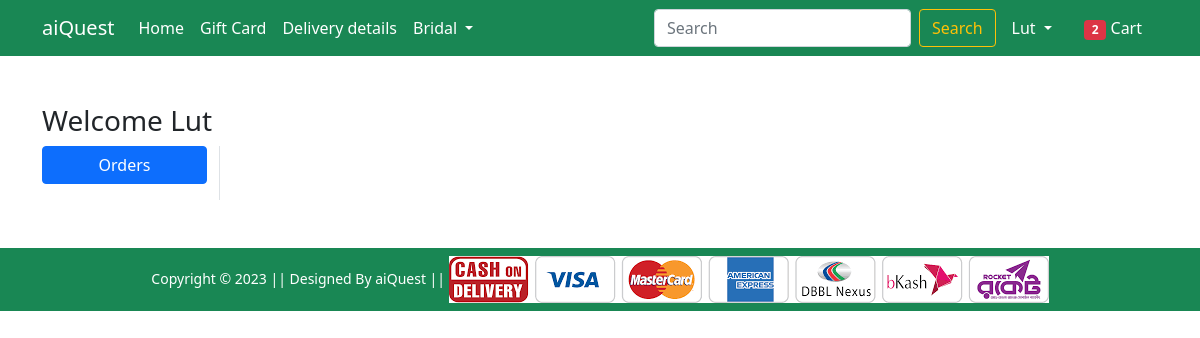
/orders/ (signed in), run on an earlier commit of the app's database.
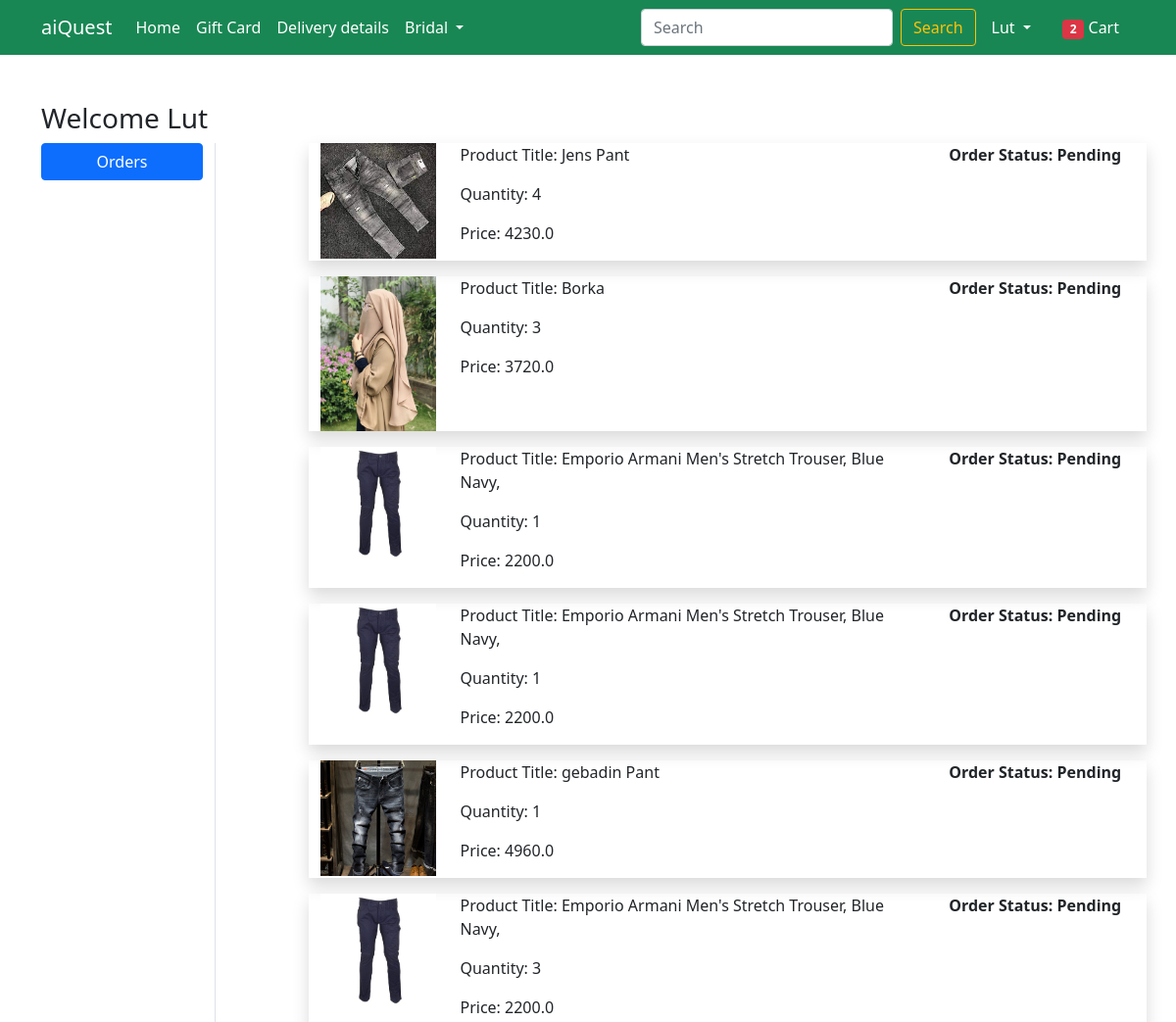
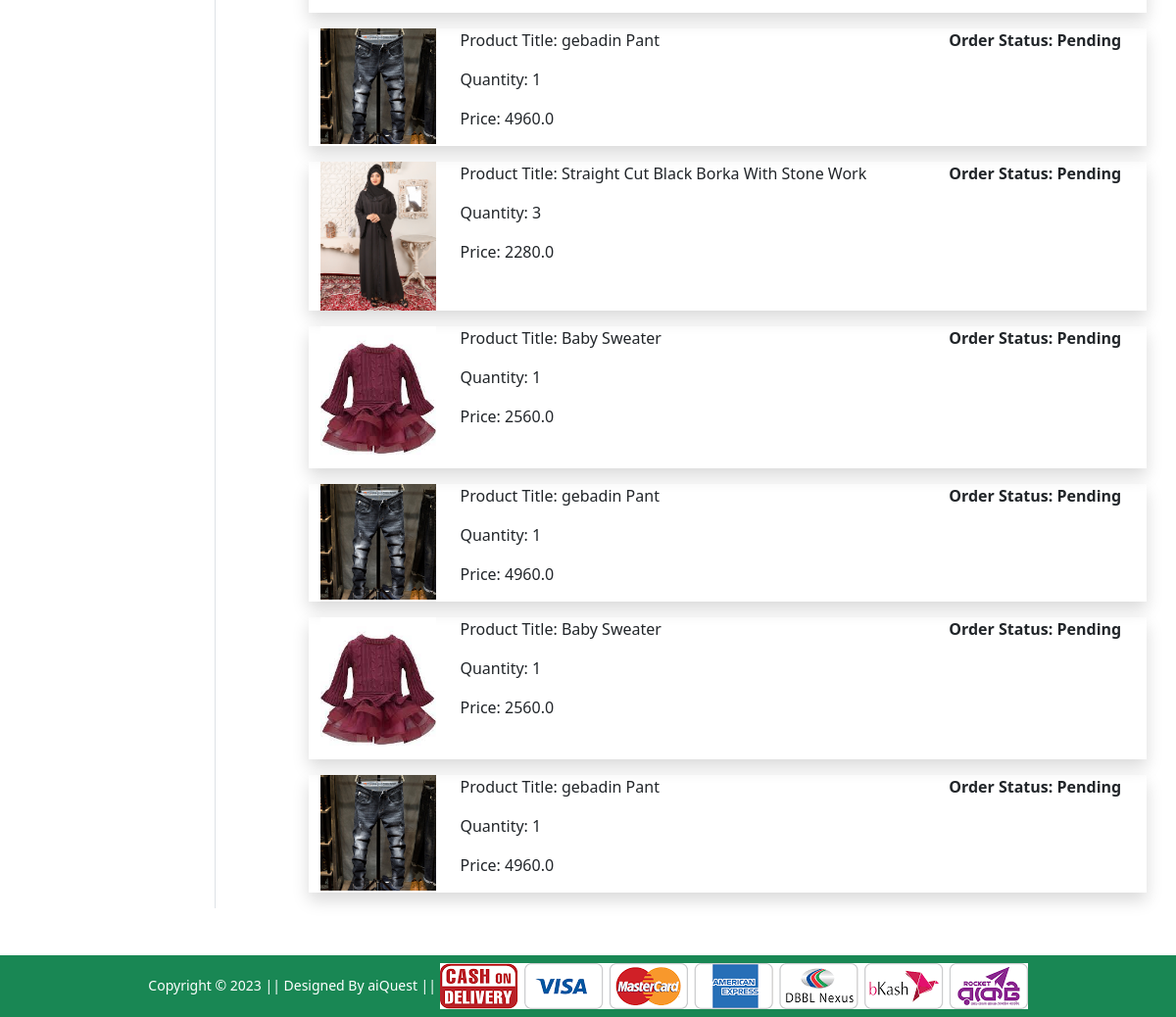
And on a later commit of the database (2 pictures, top to bottom).
### info/models.py (models this page shows, shortened)
class OrderPlaced(models.Model):
    user = models.ForeignKey(User, on_delete=models.CASCADE)
    customer = models.ForeignKey(Customer, on_delete=models.CASCADE)
    product = models.ForeignKey(Product, on_delete=models.CASCADE)
    quantity = models.PositiveIntegerField(default=1)
    ordered_date = models.DateTimeField(auto_now_add=True)
    status = models.CharField(max_length=20, choices=STATUS_CHOICE, default='Pending')

class Product(models.Model):
    title = models.CharField(max_length=100)
    selling_price = models.FloatField()
    discounted_price = models.FloatField()
    descrition = models.TextField()
    brand = models.CharField(max_length=100)
    category = models.CharField(choices=CATEGORY_CHOICES, max_length=2)
    product_image = models.ImageField(upload_to='productimg')

### Shop/views.py (the view)
# urls.py: path('orders/', views.orders, name='orders'),
@login_required
def orders(request):
 total_item=0
 if request.user.is_authenticated:
     total_item =len(Card.objects.filter(user=request.user))
 order_place = OrderPlaced.objects.filter(user = request.user)
 return render(request, 'Shop/orders.html', {'order_place':order_place, 'total_item':total_item})

### Shop/templates/Shop/orders.html (shortened to what this page needs)
{% extends 'Shop/base.html' %}
{% load static %}
{% block main-content %}
<div class="container my-5">
    <div class="row">
        <h3>Welcome <span class="text-capitalize">{{request.user}}</span></h3>
        <div class="col-sm-2 border-end">
            <ul class="list-unstyled">
                <li class="d-grid"><a href="{% url 'orders' %}" class="btn btn-primary">Orders</a></li>
            </ul>
        </div>
        <div class="col-sm-9 offset-sm-1">
            {% for op in order_place %}
            <div class="row shadow mb-3">
                <div class="col-sm-2">
                    <img src="{{op.product.product_image.url}}" alt="" srcset="" class="img-fluid" height="150"
                    width="150">
                </div>
                <div class="col-sm-7">
                    <p>Product Title: {{op.product.title}}</p>
                    <p>Quantity: {{op.quantity}}</p>
                    <p>Price: {{op.product.discounted_price}}</p>
                </div>
                <div class="col-sm-3 fw-bold">
                    <p>Order Status: {{op.status}}
                    </p>
                </div>
            </div>
            {% endfor %}
        </div>
    </div>
</div>
{% endblock main-content %}

### Shop/templates/Shop/base.html (shortened to what this page needs)
<!doctype html>
{% load static %}
<html lang="en">
<head>
    <link href="https://cdn.jsdelivr.net/npm/bootstrap@5.0.0-beta1/dist/css/bootstrap.min.css" rel="stylesheet"
>
    <link rel="stylesheet" href="{% static 'Shop/css/owl.carousel.min.css' %}">
    <link rel="stylesheet" href="{% static 'Shop/css/all.min.css' %}">
    <link rel="stylesheet" href="{% static 'Shop/css/style.css' %}">
</head>
<body>
    <nav class="navbar navbar-expand-lg navbar-dark bg-success">
        <div class="container">
            <a class="navbar-brand" href="/">aiQuest</a>
            <div class="collapse navbar-collapse" id="navbarSupportedContent">
                <ul class="navbar-nav me-auto mb-2 mb-lg-0">
                    <li class="nav-item">
                        <a class="nav-link active" aria-current="page" href="/">Home</a>
                    </li>
                    <li class="nav-item">
                        <a class="nav-link active" aria-current="page" href="#">Gift Card</a>
                    </li>
                    <li class="nav-item">
                        <a class="nav-link active" aria-current="page" href="#">Delivery details</a>
                    </li>
                    <li class="nav-item dropdown">
                        <a class="nav-link dropdown-toggle text-white" href="#" id="electronicsDropdown" role="button"
                            data-bs-toggle="dropdown" aria-expanded="false">
                            Bridal
                        </a>
                    </li>
                </ul>
                <form class="d-flex" action="{% url 'search' %}"   method="GET">
                    <input class="form-control me-2" name="quary"  type="search" placeholder="Search"
                    aria-label="Search">
                    <button class="btn btn-outline-warning" type="submit">Search</button>
                </form>
                <div>
                    <ul class="navbar-nav me-auto mb-2 mb-lg-0">
                        {% if request.user.is_authenticated %}
                        <li class="nav-item dropdown mx-2">
                            <a class="nav-link dropdown-toggle text-white" href="#" id="profileDropdown" role="button"
                                data-bs-toggle="dropdown" aria-expanded="false">
                                {{request.user | capfirst}}
                            </a>
                        </li>
                        <li class="nav-item mx-2">
                            <a href="{% url 'show_cards' %}" class="nav-link text-white"><span
                                    class="badge bg-danger">{{total_item}}</span> Cart </a>
                        </li>
                        {% endif %}
                    </ul>
                </div>
            </div>
        </div>
    </nav>
    {% block main-content %} {% endblock main-content %}
    <footer class="container-fluid bg-success text-center p-2 mt-5">
        <small class="text-white">Copyright &copy; 2023 || Designed By aiQuest || </small>
        <img src="{% static 'Shop/images/paymentlogo.png' %}" alt="" srcset="" class="img-fluid" height="2px">
    </footer>
</body>
</html>

What changed in the data, as far as the page shows it:
added OrderPlaced: product.product_image (picture), product "Jens Pant", quantity "4", product.discounted_price "4230.0", status "Pending"
added OrderPlaced: product.product_image (picture), product "Borka", quantity "3", product.discounted_price "3720.0", status "Pending"
added OrderPlaced: product.product_image (picture), product "Emporio Armani Men's Stretch Trouser, Blue Navy,", quantity "1", product.discounted_price "2200.0", status "Pending"
added OrderPlaced: product.product_image (picture), product "Emporio Armani Men's Stretch Trouser, Blue Navy,", quantity "1", product.discounted_price "2200.0", status "Pending"
added OrderPlaced: product.product_image (picture), product "gebadin Pant", quantity "1", product.discounted_price "4960.0", status "Pending"
added OrderPlaced: product.product_image (picture), product "Emporio Armani Men's Stretch Trouser, Blue Navy,", quantity "3", product.discounted_price "2200.0", status "Pending"
added OrderPlaced: product.product_image (picture), product "gebadin Pant", quantity "1", product.discounted_price "4960.0", status "Pending"
added OrderPlaced: product.product_image (picture), product "Straight Cut Black Borka With Stone Work", quantity "3", product.discounted_price "2280.0", status "Pending"
added OrderPlaced: product.product_image (picture), product "Baby Sweater", quantity "1", product.discounted_price "2560.0", status "Pending"
added OrderPlaced: product.product_image (picture), product "gebadin Pant", quantity "1", product.discounted_price "4960.0", status "Pending"
added OrderPlaced: product.product_image (picture), product "Baby Sweater", quantity "1", product.discounted_price "2560.0", status "Pending"
added OrderPlaced: product.product_image (picture), product "gebadin Pant", quantity "1", product.discounted_price "4960.0", status "Pending"
